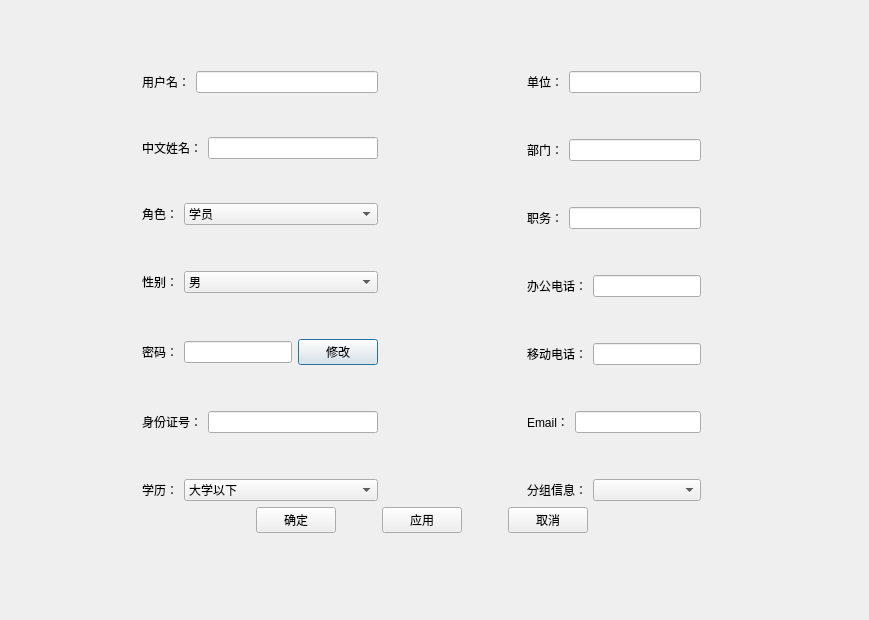
<?xml version="1.0" encoding="UTF-8"?>
<ui version="4.0">
 <class>UserInfo</class>
 <widget class="QDialog" name="UserInfo">
  <property name="geometry">
   <rect>
    <x>0</x>
    <y>0</y>
    <width>869</width>
    <height>620</height>
   </rect>
  </property>
  <property name="windowTitle">
   <string>用户基本信息</string>
  </property>
  <widget class="QWidget" name="layoutWidget">
   <property name="geometry">
    <rect>
     <x>0</x>
     <y>10</y>
     <width>843</width>
     <height>584</height>
    </rect>
   </property>
   <layout class="QGridLayout" name="gridLayout_7">
    <item row="0" column="0">
     <spacer name="verticalSpacer_14">
      <property name="orientation">
       <enum>Qt::Vertical</enum>
      </property>
      <property name="sizeHint" stdset="0">
       <size>
        <width>20</width>
        <height>28</height>
       </size>
      </property>
     </spacer>
    </item>
    <item row="1" column="0">
     <layout class="QGridLayout" name="gridLayout_6">
      <item row="0" column="0">
       <spacer name="horizontalSpacer">
        <property name="orientation">
         <enum>Qt::Horizontal</enum>
        </property>
        <property name="sizeHint" stdset="0">
         <size>
          <width>88</width>
          <height>20</height>
         </size>
        </property>
       </spacer>
      </item>
      <item row="0" column="1">
       <layout class="QGridLayout" name="gridLayout_3">
        <item row="0" column="0">
         <layout class="QFormLayout" name="formLayout">
          <item row="0" column="0">
           <widget class="QLabel" name="label">
            <property name="styleSheet">
             <string notr="true">font: 14pt &quot;宋体&quot;;</string>
            </property>
            <property name="text">
             <string>用户名：</string>
            </property>
           </widget>
          </item>
          <item row="0" column="1">
           <widget class="QLineEdit" name="editName"/>
          </item>
         </layout>
        </item>
        <item row="1" column="0">
         <spacer name="verticalSpacer">
          <property name="orientation">
           <enum>Qt::Vertical</enum>
          </property>
          <property name="sizeHint" stdset="0">
           <size>
            <width>20</width>
            <height>38</height>
           </size>
          </property>
         </spacer>
        </item>
        <item row="2" column="0">
         <layout class="QFormLayout" name="formLayout_2">
          <item row="0" column="0">
           <widget class="QLabel" name="label_12">
            <property name="styleSheet">
             <string notr="true">font: 14pt &quot;宋体&quot;;</string>
            </property>
            <property name="text">
             <string>中文姓名：</string>
            </property>
           </widget>
          </item>
          <item row="0" column="1">
           <widget class="QLineEdit" name="editLongName"/>
          </item>
         </layout>
        </item>
        <item row="3" column="0">
         <spacer name="verticalSpacer_2">
          <property name="orientation">
           <enum>Qt::Vertical</enum>
          </property>
          <property name="sizeHint" stdset="0">
           <size>
            <width>20</width>
            <height>38</height>
           </size>
          </property>
         </spacer>
        </item>
        <item row="4" column="0">
         <layout class="QFormLayout" name="formLayout_3">
          <property name="fieldGrowthPolicy">
           <enum>QFormLayout::AllNonFixedFieldsGrow</enum>
          </property>
          <item row="0" column="1">
           <widget class="QComboBox" name="editRole">
            <property name="editable">
             <bool>false</bool>
            </property>
            <item>
             <property name="text">
              <string>学员</string>
             </property>
            </item>
            <item>
             <property name="text">
              <string>教员</string>
             </property>
            </item>
            <item>
             <property name="text">
              <string>系统</string>
             </property>
            </item>
           </widget>
          </item>
          <item row="0" column="0">
           <widget class="QLabel" name="label_2">
            <property name="styleSheet">
             <string notr="true">font: 14pt &quot;宋体&quot;;</string>
            </property>
            <property name="text">
             <string>角色：</string>
            </property>
           </widget>
          </item>
         </layout>
        </item>
        <item row="5" column="0">
         <spacer name="verticalSpacer_3">
          <property name="orientation">
           <enum>Qt::Vertical</enum>
          </property>
          <property name="sizeHint" stdset="0">
           <size>
            <width>20</width>
            <height>40</height>
           </size>
          </property>
         </spacer>
        </item>
        <item row="6" column="0">
         <layout class="QFormLayout" name="formLayout_4">
          <item row="0" column="0">
           <widget class="QLabel" name="label_13">
            <property name="styleSheet">
             <string notr="true">font: 14pt &quot;宋体&quot;;</string>
            </property>
            <property name="text">
             <string>性别：</string>
            </property>
           </widget>
          </item>
          <item row="0" column="1">
           <widget class="QComboBox" name="editSex">
            <item>
             <property name="text">
              <string>男</string>
             </property>
            </item>
            <item>
             <property name="text">
              <string>女</string>
             </property>
            </item>
           </widget>
          </item>
         </layout>
        </item>
        <item row="7" column="0">
         <spacer name="verticalSpacer_4">
          <property name="orientation">
           <enum>Qt::Vertical</enum>
          </property>
          <property name="sizeHint" stdset="0">
           <size>
            <width>20</width>
            <height>40</height>
           </size>
          </property>
         </spacer>
        </item>
        <item row="8" column="0">
         <layout class="QGridLayout" name="gridLayout">
          <item row="0" column="0">
           <widget class="QLabel" name="label_3">
            <property name="styleSheet">
             <string notr="true">font: 14pt &quot;宋体&quot;;</string>
            </property>
            <property name="text">
             <string>密码：</string>
            </property>
           </widget>
          </item>
          <item row="0" column="1">
           <widget class="QLineEdit" name="editPassword">
            <property name="echoMode">
             <enum>QLineEdit::Password</enum>
            </property>
            <property name="readOnly">
             <bool>true</bool>
            </property>
           </widget>
          </item>
          <item row="0" column="2">
           <widget class="QPushButton" name="pushButtonChgPsd">
            <property name="text">
             <string>修改</string>
            </property>
           </widget>
          </item>
         </layout>
        </item>
        <item row="9" column="0">
         <spacer name="verticalSpacer_5">
          <property name="orientation">
           <enum>Qt::Vertical</enum>
          </property>
          <property name="sizeHint" stdset="0">
           <size>
            <width>20</width>
            <height>40</height>
           </size>
          </property>
         </spacer>
        </item>
        <item row="10" column="0">
         <layout class="QFormLayout" name="formLayout_6">
          <item row="0" column="0">
           <widget class="QLabel" name="label_4">
            <property name="styleSheet">
             <string notr="true">font: 14pt &quot;宋体&quot;;</string>
            </property>
            <property name="text">
             <string>身份证号：</string>
            </property>
           </widget>
          </item>
          <item row="0" column="1">
           <widget class="QLineEdit" name="editIdCard"/>
          </item>
         </layout>
        </item>
        <item row="11" column="0">
         <spacer name="verticalSpacer_6">
          <property name="orientation">
           <enum>Qt::Vertical</enum>
          </property>
          <property name="sizeHint" stdset="0">
           <size>
            <width>20</width>
            <height>40</height>
           </size>
          </property>
         </spacer>
        </item>
        <item row="12" column="0">
         <layout class="QFormLayout" name="formLayout_7">
          <item row="0" column="0">
           <widget class="QLabel" name="label_5">
            <property name="styleSheet">
             <string notr="true">font: 14pt &quot;宋体&quot;;</string>
            </property>
            <property name="text">
             <string>学历：</string>
            </property>
           </widget>
          </item>
          <item row="0" column="1">
           <widget class="QComboBox" name="editEdu">
            <item>
             <property name="text">
              <string>大学以下</string>
             </property>
            </item>
            <item>
             <property name="text">
              <string>专科</string>
             </property>
            </item>
            <item>
             <property name="text">
              <string>本科</string>
             </property>
            </item>
            <item>
             <property name="text">
              <string>研究生及以上</string>
             </property>
            </item>
           </widget>
          </item>
         </layout>
        </item>
       </layout>
      </item>
      <item row="0" column="2">
       <spacer name="horizontalSpacer_2">
        <property name="orientation">
         <enum>Qt::Horizontal</enum>
        </property>
        <property name="sizeHint" stdset="0">
         <size>
          <width>118</width>
          <height>20</height>
         </size>
        </property>
       </spacer>
      </item>
      <item row="0" column="3">
       <layout class="QGridLayout" name="gridLayout_2">
        <item row="0" column="0">
         <layout class="QFormLayout" name="formLayout_8">
          <item row="0" column="0">
           <widget class="QLabel" name="label_8">
            <property name="styleSheet">
             <string notr="true">font: 14pt &quot;宋体&quot;;</string>
            </property>
            <property name="text">
             <string>单位：</string>
            </property>
           </widget>
          </item>
          <item row="0" column="1">
           <widget class="QLineEdit" name="editCompany"/>
          </item>
         </layout>
        </item>
        <item row="1" column="0">
         <spacer name="verticalSpacer_7">
          <property name="orientation">
           <enum>Qt::Vertical</enum>
          </property>
          <property name="sizeHint" stdset="0">
           <size>
            <width>20</width>
            <height>40</height>
           </size>
          </property>
         </spacer>
        </item>
        <item row="2" column="0">
         <layout class="QFormLayout" name="formLayout_9">
          <item row="0" column="0">
           <widget class="QLabel" name="label_9">
            <property name="styleSheet">
             <string notr="true">font: 14pt &quot;宋体&quot;;</string>
            </property>
            <property name="text">
             <string>部门：</string>
            </property>
           </widget>
          </item>
          <item row="0" column="1">
           <widget class="QLineEdit" name="editDepartment"/>
          </item>
         </layout>
        </item>
        <item row="3" column="0">
         <spacer name="verticalSpacer_8">
          <property name="orientation">
           <enum>Qt::Vertical</enum>
          </property>
          <property name="sizeHint" stdset="0">
           <size>
            <width>20</width>
            <height>40</height>
           </size>
          </property>
         </spacer>
        </item>
        <item row="4" column="0">
         <layout class="QFormLayout" name="formLayout_10">
          <item row="0" column="0">
           <widget class="QLabel" name="label_10">
            <property name="styleSheet">
             <string notr="true">font: 14pt &quot;宋体&quot;;</string>
            </property>
            <property name="text">
             <string>职务：</string>
            </property>
           </widget>
          </item>
          <item row="0" column="1">
           <widget class="QLineEdit" name="editDuty"/>
          </item>
         </layout>
        </item>
        <item row="5" column="0">
         <spacer name="verticalSpacer_9">
          <property name="orientation">
           <enum>Qt::Vertical</enum>
          </property>
          <property name="sizeHint" stdset="0">
           <size>
            <width>20</width>
            <height>40</height>
           </size>
          </property>
         </spacer>
        </item>
        <item row="6" column="0">
         <layout class="QFormLayout" name="formLayout_11">
          <item row="0" column="0">
           <widget class="QLabel" name="label_11">
            <property name="styleSheet">
             <string notr="true">font: 14pt &quot;宋体&quot;;</string>
            </property>
            <property name="text">
             <string>办公电话：</string>
            </property>
           </widget>
          </item>
          <item row="0" column="1">
           <widget class="QLineEdit" name="editMTel"/>
          </item>
         </layout>
        </item>
        <item row="7" column="0">
         <spacer name="verticalSpacer_10">
          <property name="orientation">
           <enum>Qt::Vertical</enum>
          </property>
          <property name="sizeHint" stdset="0">
           <size>
            <width>20</width>
            <height>40</height>
           </size>
          </property>
         </spacer>
        </item>
        <item row="8" column="0">
         <layout class="QFormLayout" name="formLayout_12">
          <item row="0" column="0">
           <widget class="QLabel" name="label_6">
            <property name="styleSheet">
             <string notr="true">font: 14pt &quot;宋体&quot;;</string>
            </property>
            <property name="text">
             <string>移动电话：</string>
            </property>
           </widget>
          </item>
          <item row="0" column="1">
           <widget class="QLineEdit" name="editTel"/>
          </item>
         </layout>
        </item>
        <item row="9" column="0">
         <spacer name="verticalSpacer_11">
          <property name="orientation">
           <enum>Qt::Vertical</enum>
          </property>
          <property name="sizeHint" stdset="0">
           <size>
            <width>20</width>
            <height>40</height>
           </size>
          </property>
         </spacer>
        </item>
        <item row="10" column="0">
         <layout class="QFormLayout" name="formLayout_13">
          <item row="0" column="0">
           <widget class="QLabel" name="label_7">
            <property name="styleSheet">
             <string notr="true">font: 14pt &quot;宋体&quot;;</string>
            </property>
            <property name="text">
             <string>Email：</string>
            </property>
           </widget>
          </item>
          <item row="0" column="1">
           <widget class="QLineEdit" name="editEmail"/>
          </item>
         </layout>
        </item>
        <item row="11" column="0">
         <spacer name="verticalSpacer_12">
          <property name="orientation">
           <enum>Qt::Vertical</enum>
          </property>
          <property name="sizeHint" stdset="0">
           <size>
            <width>20</width>
            <height>40</height>
           </size>
          </property>
         </spacer>
        </item>
        <item row="12" column="0">
         <layout class="QFormLayout" name="formLayout_14">
          <item row="0" column="0">
           <widget class="QLabel" name="label_14">
            <property name="styleSheet">
             <string notr="true">font: 14pt &quot;宋体&quot;;</string>
            </property>
            <property name="text">
             <string>分组信息：</string>
            </property>
           </widget>
          </item>
          <item row="0" column="1">
           <widget class="QComboBox" name="editGroup">
            <property name="editable">
             <bool>false</bool>
            </property>
           </widget>
          </item>
         </layout>
        </item>
       </layout>
      </item>
      <item row="0" column="4">
       <spacer name="horizontalSpacer_3">
        <property name="orientation">
         <enum>Qt::Horizontal</enum>
        </property>
        <property name="sizeHint" stdset="0">
         <size>
          <width>88</width>
          <height>20</height>
         </size>
        </property>
       </spacer>
      </item>
      <item row="1" column="0" colspan="5">
       <layout class="QGridLayout" name="gridLayout_5">
        <item row="0" column="0">
         <spacer name="horizontalSpacer_6">
          <property name="orientation">
           <enum>Qt::Horizontal</enum>
          </property>
          <property name="sizeHint" stdset="0">
           <size>
            <width>178</width>
            <height>20</height>
           </size>
          </property>
         </spacer>
        </item>
        <item row="0" column="1">
         <layout class="QGridLayout" name="gridLayout_4">
          <item row="0" column="0">
           <widget class="QPushButton" name="buttonEnter">
            <property name="styleSheet">
             <string notr="true">font: 12pt &quot;宋体&quot;;</string>
            </property>
            <property name="text">
             <string>确定</string>
            </property>
           </widget>
          </item>
          <item row="0" column="1">
           <spacer name="horizontalSpacer_4">
            <property name="orientation">
             <enum>Qt::Horizontal</enum>
            </property>
            <property name="sizeHint" stdset="0">
             <size>
              <width>40</width>
              <height>20</height>
             </size>
            </property>
           </spacer>
          </item>
          <item row="0" column="2">
           <widget class="QPushButton" name="buttonApply">
            <property name="styleSheet">
             <string notr="true">font: 12pt &quot;宋体&quot;;</string>
            </property>
            <property name="text">
             <string>应用</string>
            </property>
           </widget>
          </item>
          <item row="0" column="3">
           <spacer name="horizontalSpacer_5">
            <property name="orientation">
             <enum>Qt::Horizontal</enum>
            </property>
            <property name="sizeHint" stdset="0">
             <size>
              <width>40</width>
              <height>20</height>
             </size>
            </property>
           </spacer>
          </item>
          <item row="0" column="4">
           <widget class="QPushButton" name="buttonExit">
            <property name="styleSheet">
             <string notr="true">font: 12pt &quot;宋体&quot;;</string>
            </property>
            <property name="text">
             <string>取消</string>
            </property>
           </widget>
          </item>
         </layout>
        </item>
        <item row="0" column="2">
         <spacer name="horizontalSpacer_7">
          <property name="orientation">
           <enum>Qt::Horizontal</enum>
          </property>
          <property name="sizeHint" stdset="0">
           <size>
            <width>178</width>
            <height>20</height>
           </size>
          </property>
         </spacer>
        </item>
       </layout>
      </item>
     </layout>
    </item>
    <item row="2" column="0">
     <spacer name="verticalSpacer_13">
      <property name="orientation">
       <enum>Qt::Vertical</enum>
      </property>
      <property name="sizeHint" stdset="0">
       <size>
        <width>20</width>
        <height>28</height>
       </size>
      </property>
     </spacer>
    </item>
   </layout>
  </widget>
 </widget>
 <tabstops>
  <tabstop>editName</tabstop>
  <tabstop>editLongName</tabstop>
  <tabstop>editRole</tabstop>
  <tabstop>editSex</tabstop>
  <tabstop>editPassword</tabstop>
  <tabstop>editIdCard</tabstop>
  <tabstop>editEdu</tabstop>
  <tabstop>editMTel</tabstop>
  <tabstop>editTel</tabstop>
  <tabstop>editEmail</tabstop>
  <tabstop>editCompany</tabstop>
  <tabstop>editDepartment</tabstop>
  <tabstop>editDuty</tabstop>
  <tabstop>buttonEnter</tabstop>
 </tabstops>
 <resources/>
 <connections>
  <connection>
   <sender>buttonExit</sender>
   <signal>clicked()</signal>
   <receiver>UserInfo</receiver>
   <slot>reject()</slot>
   <hints>
    <hint type="sourcelabel">
     <x>205</x>
     <y>475</y>
    </hint>
    <hint type="destinationlabel">
     <x>149</x>
     <y>254</y>
    </hint>
   </hints>
  </connection>
 </connections>
</ui>
